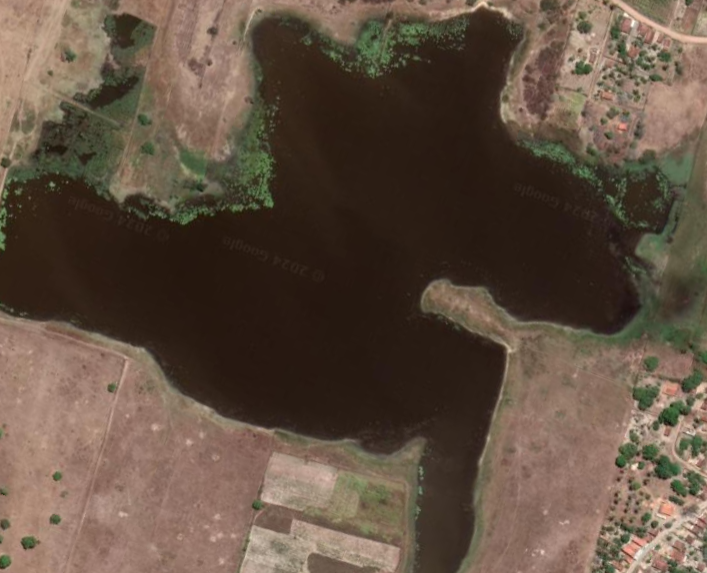
#> input picture teste2.png, 707 x 573 px
$ python lagoa.py
#> lines starting #> are read from the running program, lines starting #| are printed output that depends on the picture
import cv2
import numpy as np
import matplotlib.pyplot as plt

def calcular_profundidade(imagem):
    # Carrega a imagem em formato RGB
#> called with imagem = 'teste2.png'
    img = cv2.imread(imagem)
#> img is the input picture: shape (573, 707, 3); mean B, G, R 66, 80.3, 97.5
    img = cv2.cvtColor(img, cv2.COLOR_BGR2RGB)

    # Separa as bandas: Azul (B), Verde (G), e Vermelho (R)
    azul, verde, _ = cv2.split(img)
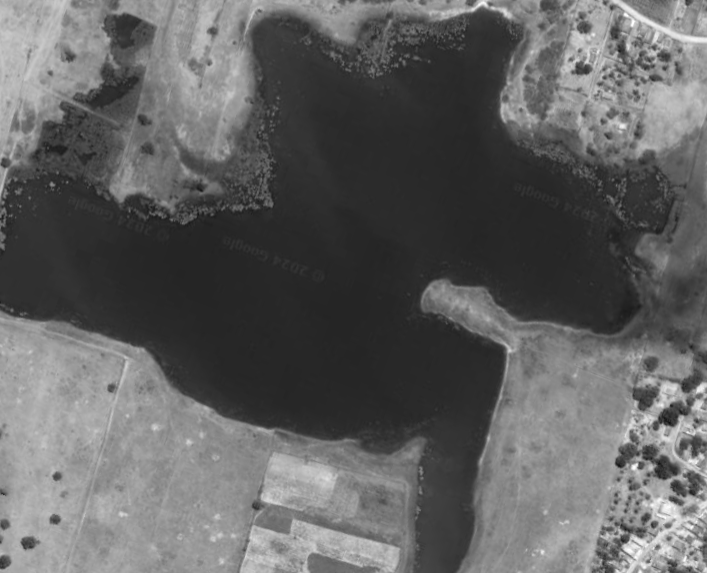
#> azul: shape (573, 707); min 16, max 255, mean 97.5
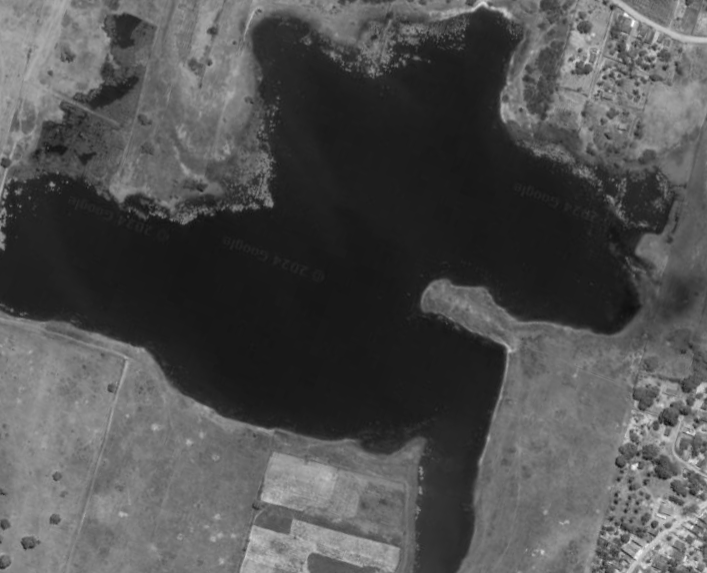
#> verde: shape (573, 707); min 15, max 249, mean 80.3

    # Calcula a razão entre Azul e Verde (proxy para profundidade)
    with np.errstate(divide='ignore', invalid='ignore'):
        razao_azul_verde = np.where(verde != 0, azul / verde, 0)
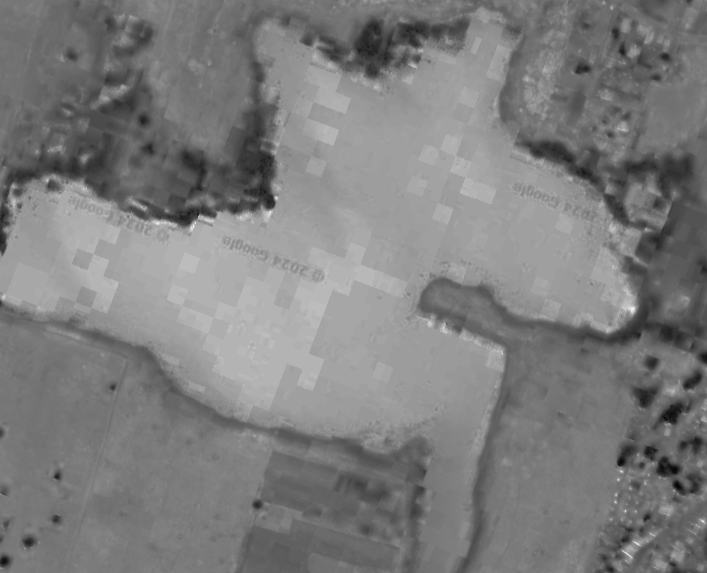
#> razao_azul_verde: shape (573, 707) float64; min 0.5, max 2.1, mean 1.29; drawn with min black and max white

    # Normaliza os valores para a faixa 0-1
    profundidade_normalizada = cv2.normalize(
        razao_azul_verde, None, alpha=0, beta=1, norm_type=cv2.NORM_MINMAX
    )

    # Escala a profundidade estimada (0 a 10 metros, por exemplo)
    profundidade_estimativa = profundidade_normalizada * 10  # Alterar para faixa desejada

    return profundidade_estimativa

def exibir_profundidade(imagem, profundidade):
#> called with imagem = 'teste2.png'
    plt.figure(figsize=(10, 5))

    # Exibe a imagem original
    plt.subplot(1, 2, 1)
    plt.imshow(cv2.cvtColor(cv2.imread(imagem), cv2.COLOR_BGR2RGB))
    plt.title('Imagem Original')
    plt.axis('off')

    # Exibe a profundidade estimada
    plt.subplot(1, 2, 2)
    plt.imshow(profundidade, cmap='Blues')
    plt.colorbar(label='Profundidade (m)')
    plt.title('Profundidade Estimada')
    plt.axis('off')

    plt.show()
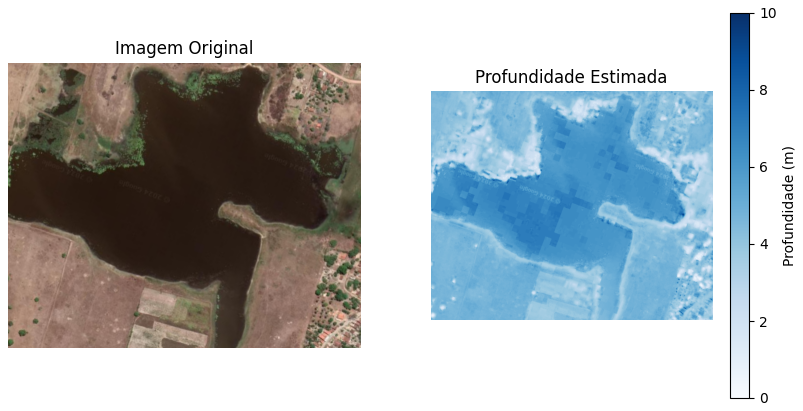
#> figure drawn by matplotlib, 3 panels

if __name__ == "__main__":
    # Caminho da imagem a ser processada
    caminho_imagem = "teste2.png"  # Substituir pelo caminho correto

    # Calcula a profundidade e exibe os resultados
    profundidade = calcular_profundidade(caminho_imagem)
    exibir_profundidade(caminho_imagem, profundidade)

$ run again, with teste1.png copied over teste2.png
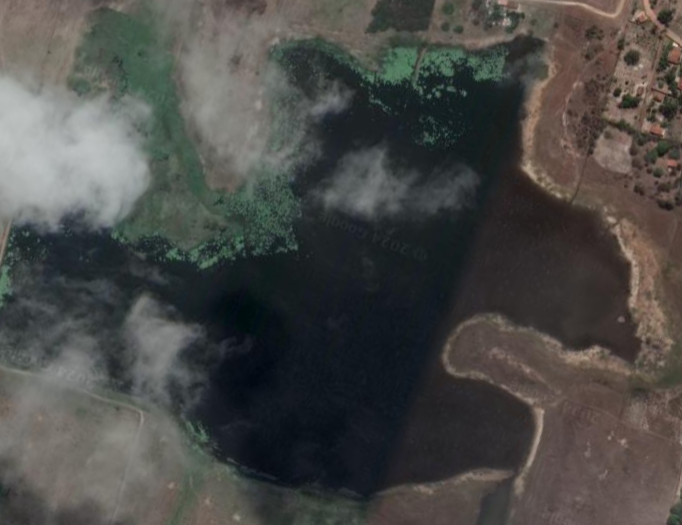
#> input picture teste1.png, 682 x 525 px
#> in calcular_profundidade, img is the input picture: shape (525, 682, 3); mean B, G, R 71.6, 74.3, 74.7
#> in calcular_profundidade, `razao_azul_verde = np.where(verde != 0, azul / verde, 0)`:
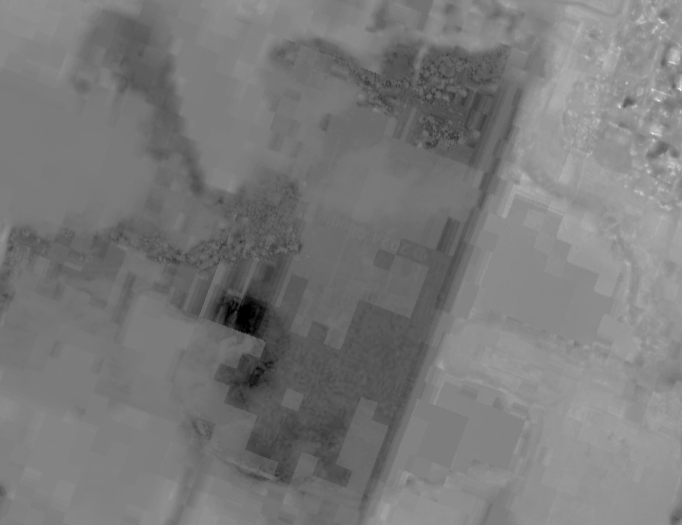
#> razao_azul_verde: shape (525, 682) float64; min 0, max 2.03, mean 0.968; drawn with min black and max white
#> in exibir_profundidade, `plt.show()`:
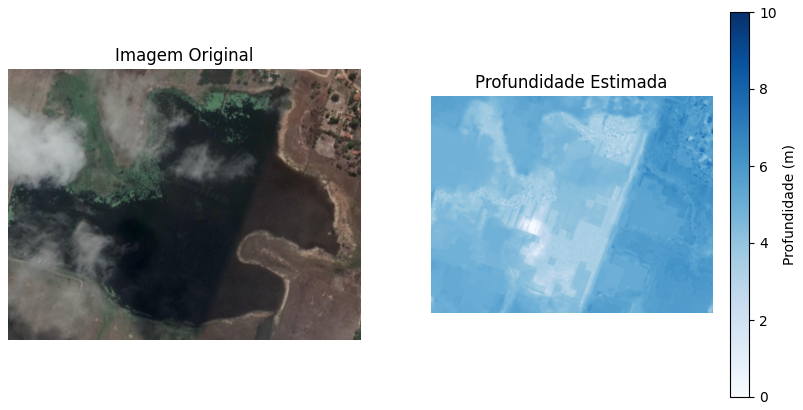
#> figure drawn by matplotlib, 3 panels

$ run again, with malu.png copied over teste2.png
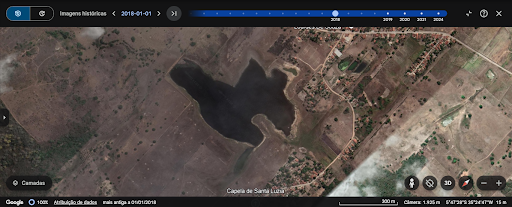
#> input picture malu.png, 512 x 207 px
#> in calcular_profundidade, img is the input picture: shape (207, 512, 3); mean B, G, R 71.8, 75.8, 83.8
#> in calcular_profundidade, `razao_azul_verde = np.where(verde != 0, azul / verde, 0)`:
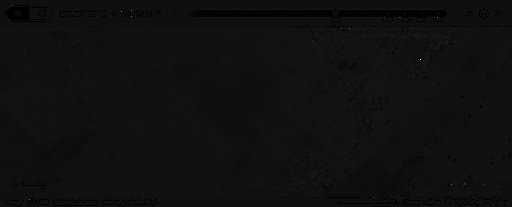
#> razao_azul_verde: shape (207, 512) float64; min 0, max 17, mean 1.08; drawn with min black and max white
#> in exibir_profundidade, `plt.show()`:
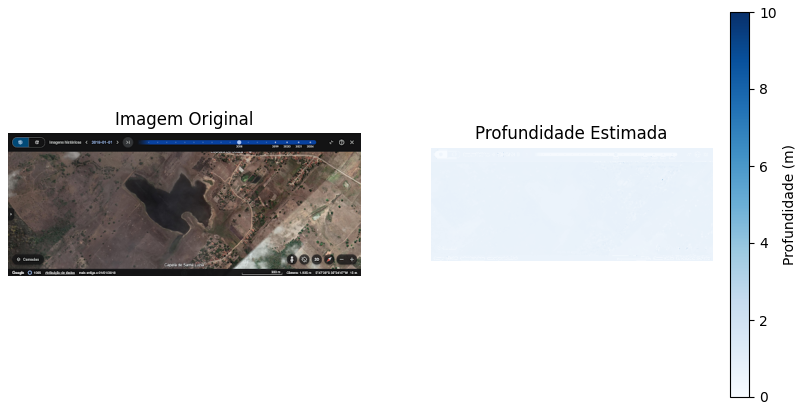
#> figure drawn by matplotlib, 3 panels

$ run again, with teste.png copied over teste2.png
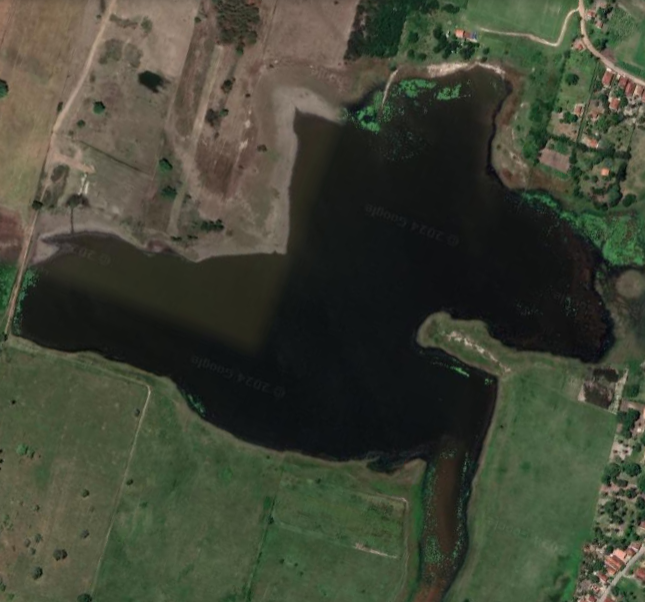
#> input picture teste.png, 645 x 602 px
#> in calcular_profundidade, img is the input picture: shape (602, 645, 3); mean B, G, R 53.2, 68.5, 64.6
#> in calcular_profundidade, `razao_azul_verde = np.where(verde != 0, azul / verde, 0)`:
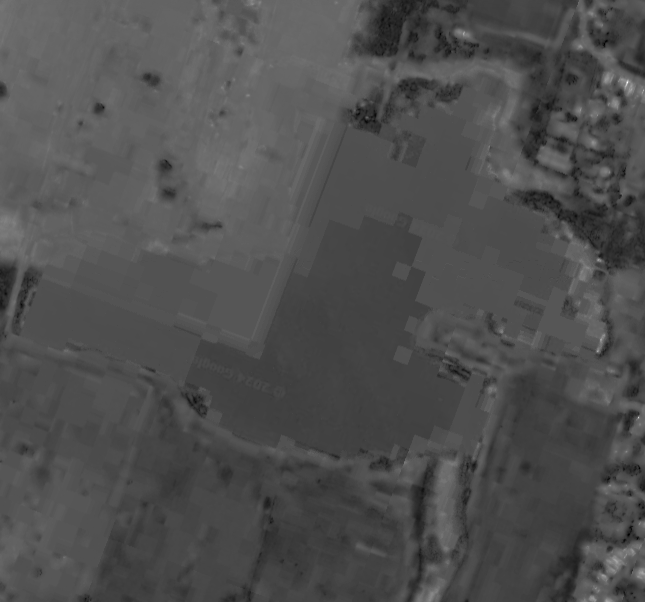
#> razao_azul_verde: shape (602, 645) float64; min 0.08, max 2.78, mean 0.922; drawn with min black and max white
#> in exibir_profundidade, `plt.show()`:
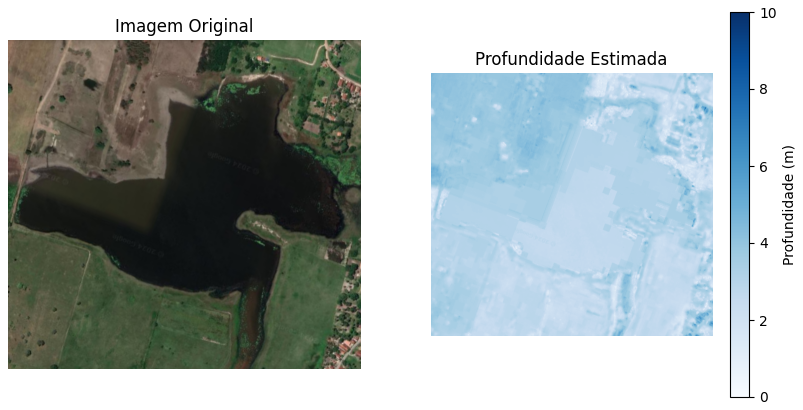
#> figure drawn by matplotlib, 3 panels
